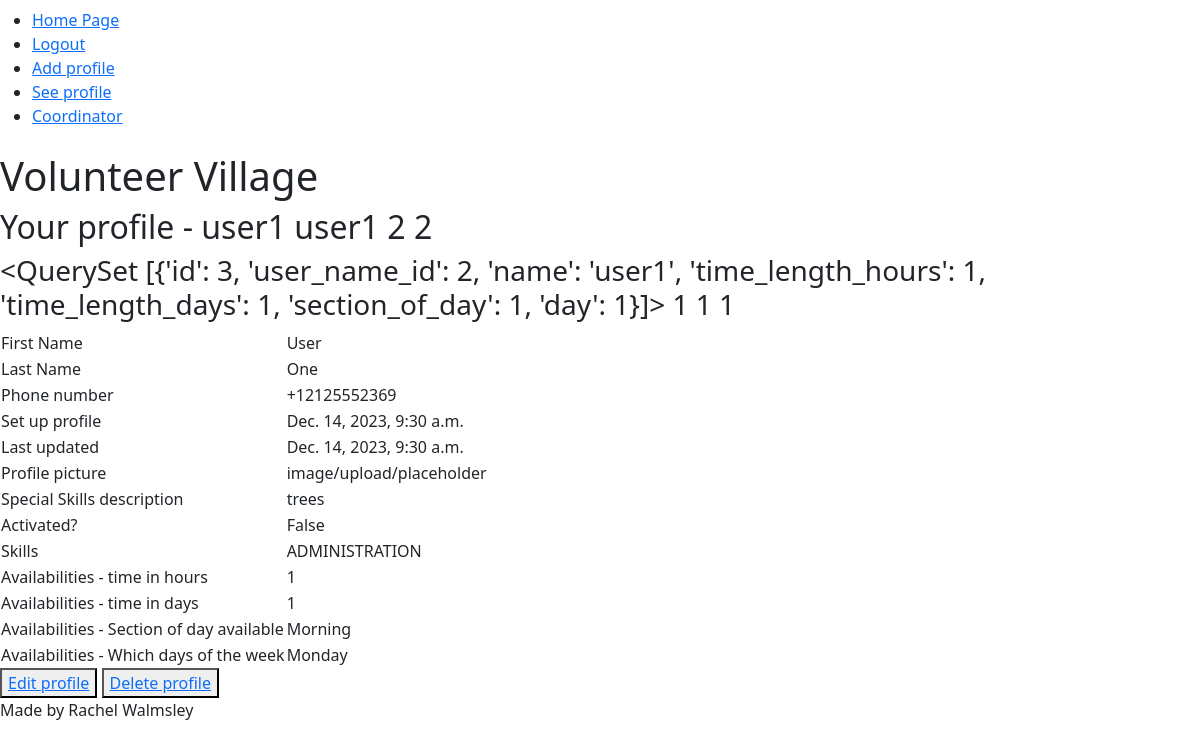
The page /volunteer/read_profile (signed in) on the database its author committed.
### volunteer/models.py (models this page shows, shortened)
class VolunteerProfile(models.Model):
    user_name = models.OneToOneField(User, on_delete=models.CASCADE)
    time_link = models.ForeignKey(TimePeriod, on_delete=models.CASCADE, null=True, blank=True)
    skills_link = models.ForeignKey(Skills, on_delete=models.CASCADE, null=True, blank=True)
    fname = models.CharField(
        max_length=50,
        null=False,
        blank=False,
        verbose_name='First Name',
        help_text='format: required, max_length=50',
    )
    lname = models.CharField(
        max_length=50,
        null=False,
        blank=False,
        verbose_name='Last Name',
        help_text='format: required, max_length=50',
    )
    phone = PhoneNumberField(
        max_length=12,
        blank=False,
        null=False,
    )
    created_on = models.DateTimeField(
        auto_now_add=True,
    )
    updated_on = models.DateTimeField(
        auto_now_add = True,
    )
    profile_picture = CloudinaryField(
        'image', default='placeholder',
    )
    special_skills_description = models.TextField(
        null=False,
        blank=True,
        verbose_name='special skills description',
    )
    activated = models.BooleanField(
        default=False,
    )
    '''def get_fname(self):
        """Get the first name of the volunteer"""
        return [self.fname]

    def get_lname(self):
        """Get the last name of the volunteer"""
        return [self.lname]

    def get_phone(self):
        """Get the phone number of the volunteer"""
        return [self.phone]

    def get_created_on(self):
        """Get the date the volunteer created the profile"""
        return [self.created_on]

    def get_updated_on(self):
        """Get the date the profile was last updated"""
        return [self.updated_on]

    def get_profile_picture(self):
        """Get the profile picture of the volunteer"""
        return [self.profile_picture]

    def get_special_skills_description(self):
        """Get the information provided by volunteer of special skills"""
        return [self.special_skills_description]'''

class TimePeriod(models.Model):
    user_name = models.OneToOneField(User, on_delete=models.CASCADE)
    name = models.CharField(max_length=128)
    time_length_hours = models.PositiveSmallIntegerField(
        default=0,
        validators=[
            MaxValueValidator(168), #168 hours in a week
        ])
    time_length_days = models.PositiveSmallIntegerField(
        default=0,
        validators=[
            MaxValueValidator(7), #7 days in a week
        ])
    section_of_day = models.IntegerField(choices=PART_OF_DAY, default = 0)
    day = models.IntegerField(choices=DAYS_OF_WEEK, default = 0)

### volunteer/views.py (the view)
# urls.py: path("volunteer/read_profile", views.read_profile, name="read"),
def read_profile(request):
    pk_logged_in = request.user.pk
    people = VolunteerProfile.objects.filter(user_name_id=pk_logged_in).values()
    skills = Skills.objects.filter(user_name_id =pk_logged_in).values()
    availabilities = TimePeriod.objects.filter(user_name_id =pk_logged_in).values()
    for available in availabilities:
        time = available['day']
        section = available['section_of_day']
    for skill in skills:
        able = skill['skilled']
    section_name = PART_OF_DAY[section][1]
    day_name = DAYS_OF_WEEK[time][1]
    skill_name = SkillChoices.SKILL_CHOICES[able-1][1] # first is corresponding number -1
    context = {
        'people': people,
        'skills': skills,
        'availabilities': availabilities,
        'pk_logged_in': pk_logged_in,
        'day_name': day_name,
        'section_name': section_name,
        'skill_name':skill_name,
        'time':time,
        'able':able,
        'section':section,
    }
    return render(request, 'volunteer/read_profile.html', context)

### templates/volunteer/read_profile.html
{% extends "base.html" %}
{% block content %}
<h2>Your profile - {{user.username }} {{ request.user.username }} {{request.user.email }} {{ request.user.pk }} {{pk_logged_in}} </h2>
<h3> {{ availabilities }} {{ time }} {{ able }} {{ section}} </h3>
<table>
    {% for individual in people %}
    <tr>
        <td>First Name</td>
        <td>{{ individual.fname }}</td>
    </tr>
    <tr>
        <td>Last Name</td>
        <td>{{ individual.lname }}</td>
    </tr>
    <tr>
        <td>Phone number</td>
        <td>{{ individual.phone }}</td>
    </tr>
    <tr>
        <td>Set up profile</td>
        <td>{{ individual.created_on }}</td>
    </tr>
    <tr>
        <td>Last updated</td>
        <td>{{ individual.updated_on }}</td>
    </tr>
    <tr>
        <td>Profile picture</td>
        <td>{{ individual.profile_picture }}</td>
    </tr>
    <tr>
        <td>Special Skills description</td>
        <td>{{ individual.special_skills_description }}</td>
    </tr>
    <tr>
        <td>Activated?</td>
        <td>{{ individual.activated }}</td>
    </tr>
    {% endfor %}
    <tr>
        <td>Skills</td>
        <td>{{ skill_name }}</td>
    </tr>
    {% for available in availabilities%}
    <tr>
        <td>Availabilities - time in hours</td>
        <td>{{ available.time_length_hours }}</td>
    </tr>
    <tr>
        <td>Availabilities - time in days</td>
        <td>{{ available.time_length_days }}
    </tr>
    {% endfor %}
    <tr>
        <td>Availabilities - Section of day available</td>
        <td>{{ section_name }}</td>
    </tr>
    <tr>
        <td>Availabilities - Which days of the week</td>
        <td> {{ day_name }}</td>
    </tr>
</table>
<button>
<a href="{% url 'edit' %}">Edit profile</a>
</button>
<button>
    <a href="{% url 'delete' %}">Delete profile</a>
    </button>
{% endblock %}

### templates/base.html (shortened to what this page needs)
{% load static %}
<!DOCTYPE html>
<html lang="en">
<head>
    <link href="https://cdn.jsdelivr.net/npm/bootstrap@5.0.1/dist/css/bootstrap.min.css" rel="stylesheet"
>
</head>
<body>
    <nav class="navbar">
        <ul>
            <li>
                <a href="{% url 'index' %}">Home Page</a>
            </li>
            {% if user.is_authenticated %}
                <li>
                    <a href="{% url 'account_logout' %}">Logout</a>
                </li>
                <li>
                    <a href="{% url 'add' %}">Add profile</a>
                </li>
                <li>
                    <a href="{% url 'read' %}">See profile</a>
                </li>
            {% endif %}
            <li>
                <a href="{% url 'account_login' %}">Coordinator</a>
            </li>
        </ul>
    </nav>
    <h1>
        Volunteer Village
    </h1>
    <main>
        {% block content %}{% endblock content %}
    </main>
    <footer>
        <p>Made by Rachel Walmsley</p>
    </footer>
</body>
</html>

### rows shown on the page
VolunteerProfile: fname "User", lname "One", phone "+12125552369", created_on "Dec. 14, 2023, 9:30 a.m.", updated_on "Dec. 14, 2023, 9:30 a.m.", profile_picture "image/upload/placeholder", special_skills_description "trees", activated "False"
TimePeriod: time_length_hours "1", time_length_days "1"

### other values the page prints
{{ user.username }} "user1"
{{ request.user.username }} "user1"
{{ request.user.pk }} "2"
{{ pk_logged_in }} "2"
{{ availabilities }} "<QuerySet [{'id': 3, 'user_name_id': 2, 'name': 'user1', 'time_length_hours': 1, 'time_length_days': 1, 'section_of_day': 1, 'day': 1}]>"
{{ time }} "1"
{{ able }} "1"
{{ section }} "1"
{{ skill_name }} "ADMINISTRATION"
{{ section_name }} "Morning"
{{ day_name }} "Monday"
